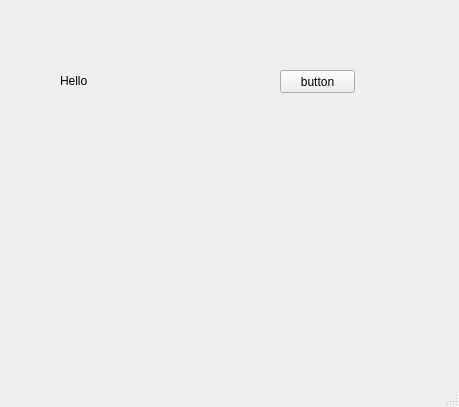
<?xml version="1.0" encoding="UTF-8"?>
<ui version="4.0">
 <class>MainWindow</class>
 <widget class="QMainWindow" name="MainWindow">
  <property name="geometry">
   <rect>
    <x>0</x>
    <y>0</y>
    <width>459</width>
    <height>407</height>
   </rect>
  </property>
  <property name="windowTitle">
   <string>MainWindow</string>
  </property>
  <widget class="QWidget" name="centralwidget">
   <widget class="QLabel" name="label">
    <property name="geometry">
     <rect>
      <x>60</x>
      <y>60</y>
      <width>80</width>
      <height>41</height>
     </rect>
    </property>
    <property name="text">
     <string>Hello</string>
    </property>
   </widget>
   <widget class="QPushButton" name="pushButton">
    <property name="geometry">
     <rect>
      <x>280</x>
      <y>70</y>
      <width>75</width>
      <height>23</height>
     </rect>
    </property>
    <property name="text">
     <string>button</string>
    </property>
   </widget>
  </widget>
  <widget class="QMenuBar" name="menubar">
   <property name="geometry">
    <rect>
     <x>0</x>
     <y>0</y>
     <width>459</width>
     <height>21</height>
    </rect>
   </property>
  </widget>
  <widget class="QStatusBar" name="statusbar"/>
 </widget>
 <resources/>
 <connections/>
</ui>
